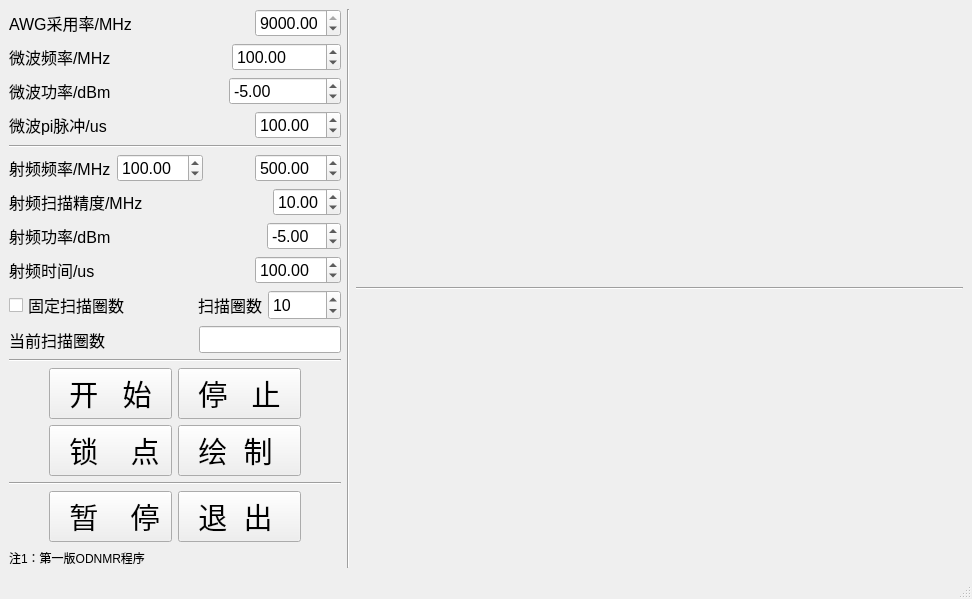
<?xml version="1.0" encoding="UTF-8"?>
<ui version="4.0">
 <class>MainWindow</class>
 <widget class="QMainWindow" name="MainWindow">
  <property name="geometry">
   <rect>
    <x>0</x>
    <y>0</y>
    <width>972</width>
    <height>599</height>
   </rect>
  </property>
  <property name="windowTitle">
   <string>ODMR-AWG-Task-mode-test1</string>
  </property>
  <widget class="QWidget" name="centralwidget">
   <layout class="QHBoxLayout" name="horizontalLayout_10">
    <item>
     <layout class="QHBoxLayout" name="horizontalLayout_9" stretch="0,1,5">
      <item>
       <layout class="QVBoxLayout" name="verticalLayout_2" stretch="2,2,2,2,2,2,2,2,2,2,2,2,2,2,2,2,1,1,1">
        <item>
         <layout class="QHBoxLayout" name="horizontalLayout_15">
          <item>
           <widget class="QLabel" name="label_11">
            <property name="font">
             <font>
              <family>Arial</family>
              <pointsize>12</pointsize>
             </font>
            </property>
            <property name="text">
             <string>AWG采用率/MHz</string>
            </property>
           </widget>
          </item>
          <item>
           <spacer name="horizontalSpacer_16">
            <property name="orientation">
             <enum>Qt::Horizontal</enum>
            </property>
            <property name="sizeHint" stdset="0">
             <size>
              <width>40</width>
              <height>20</height>
             </size>
            </property>
           </spacer>
          </item>
          <item>
           <widget class="QDoubleSpinBox" name="doubleSpinBox_9">
            <property name="sizePolicy">
             <sizepolicy hsizetype="Minimum" vsizetype="Minimum">
              <horstretch>0</horstretch>
              <verstretch>0</verstretch>
             </sizepolicy>
            </property>
            <property name="font">
             <font>
              <family>Arial</family>
              <pointsize>12</pointsize>
             </font>
            </property>
            <property name="maximum">
             <double>9000.000000000000000</double>
            </property>
            <property name="value">
             <double>9000.000000000000000</double>
            </property>
           </widget>
          </item>
         </layout>
        </item>
        <item>
         <layout class="QHBoxLayout" name="horizontalLayout_2" stretch="1,1,1">
          <item>
           <widget class="QLabel" name="label">
            <property name="font">
             <font>
              <family>Arial</family>
              <pointsize>12</pointsize>
              <weight>50</weight>
              <bold>false</bold>
             </font>
            </property>
            <property name="text">
             <string>微波频率/MHz</string>
            </property>
           </widget>
          </item>
          <item>
           <spacer name="horizontalSpacer_7">
            <property name="orientation">
             <enum>Qt::Horizontal</enum>
            </property>
            <property name="sizeType">
             <enum>QSizePolicy::Minimum</enum>
            </property>
            <property name="sizeHint" stdset="0">
             <size>
              <width>40</width>
              <height>20</height>
             </size>
            </property>
           </spacer>
          </item>
          <item>
           <widget class="QDoubleSpinBox" name="doubleSpinBox">
            <property name="sizePolicy">
             <sizepolicy hsizetype="Minimum" vsizetype="Minimum">
              <horstretch>0</horstretch>
              <verstretch>0</verstretch>
             </sizepolicy>
            </property>
            <property name="font">
             <font>
              <family>Arial</family>
              <pointsize>12</pointsize>
             </font>
            </property>
            <property name="maximum">
             <double>4000.000000000000000</double>
            </property>
            <property name="value">
             <double>100.000000000000000</double>
            </property>
           </widget>
          </item>
         </layout>
        </item>
        <item>
         <layout class="QHBoxLayout" name="horizontalLayout_3" stretch="1,1,1">
          <item>
           <widget class="QLabel" name="label_4">
            <property name="sizePolicy">
             <sizepolicy hsizetype="Fixed" vsizetype="Minimum">
              <horstretch>0</horstretch>
              <verstretch>0</verstretch>
             </sizepolicy>
            </property>
            <property name="font">
             <font>
              <family>Arial</family>
              <pointsize>12</pointsize>
             </font>
            </property>
            <property name="text">
             <string>微波功率/dBm</string>
            </property>
           </widget>
          </item>
          <item>
           <spacer name="horizontalSpacer_10">
            <property name="orientation">
             <enum>Qt::Horizontal</enum>
            </property>
            <property name="sizeHint" stdset="0">
             <size>
              <width>40</width>
              <height>20</height>
             </size>
            </property>
           </spacer>
          </item>
          <item>
           <widget class="QDoubleSpinBox" name="doubleSpinBox_4">
            <property name="sizePolicy">
             <sizepolicy hsizetype="Minimum" vsizetype="Minimum">
              <horstretch>0</horstretch>
              <verstretch>0</verstretch>
             </sizepolicy>
            </property>
            <property name="font">
             <font>
              <family>Arial</family>
              <pointsize>12</pointsize>
             </font>
            </property>
            <property name="minimum">
             <double>-60.000000000000000</double>
            </property>
            <property name="maximum">
             <double>10.000000000000000</double>
            </property>
            <property name="value">
             <double>-5.000000000000000</double>
            </property>
           </widget>
          </item>
         </layout>
        </item>
        <item>
         <layout class="QHBoxLayout" name="horizontalLayout_8">
          <item>
           <widget class="QLabel" name="label_3">
            <property name="font">
             <font>
              <family>Arial</family>
              <pointsize>12</pointsize>
             </font>
            </property>
            <property name="text">
             <string>微波pi脉冲/us</string>
            </property>
           </widget>
          </item>
          <item>
           <spacer name="horizontalSpacer_9">
            <property name="orientation">
             <enum>Qt::Horizontal</enum>
            </property>
            <property name="sizeHint" stdset="0">
             <size>
              <width>40</width>
              <height>20</height>
             </size>
            </property>
           </spacer>
          </item>
          <item>
           <widget class="QDoubleSpinBox" name="doubleSpinBox_5">
            <property name="sizePolicy">
             <sizepolicy hsizetype="Minimum" vsizetype="Minimum">
              <horstretch>0</horstretch>
              <verstretch>0</verstretch>
             </sizepolicy>
            </property>
            <property name="font">
             <font>
              <family>Arial</family>
              <pointsize>12</pointsize>
             </font>
            </property>
            <property name="maximum">
             <double>1000.000000000000000</double>
            </property>
            <property name="singleStep">
             <double>0.001000000000000</double>
            </property>
            <property name="value">
             <double>100.000000000000000</double>
            </property>
           </widget>
          </item>
         </layout>
        </item>
        <item>
         <widget class="Line" name="line">
          <property name="orientation">
           <enum>Qt::Horizontal</enum>
          </property>
         </widget>
        </item>
        <item>
         <layout class="QHBoxLayout" name="horizontalLayout">
          <item>
           <widget class="QLabel" name="label_2">
            <property name="sizePolicy">
             <sizepolicy hsizetype="Minimum" vsizetype="Minimum">
              <horstretch>0</horstretch>
              <verstretch>0</verstretch>
             </sizepolicy>
            </property>
            <property name="font">
             <font>
              <family>Arial</family>
              <pointsize>12</pointsize>
             </font>
            </property>
            <property name="text">
             <string>射频频率/MHz</string>
            </property>
           </widget>
          </item>
          <item>
           <widget class="QDoubleSpinBox" name="doubleSpinBox_3">
            <property name="sizePolicy">
             <sizepolicy hsizetype="Minimum" vsizetype="Minimum">
              <horstretch>0</horstretch>
              <verstretch>0</verstretch>
             </sizepolicy>
            </property>
            <property name="font">
             <font>
              <family>Arial</family>
              <pointsize>12</pointsize>
             </font>
            </property>
            <property name="maximum">
             <double>4000.000000000000000</double>
            </property>
            <property name="value">
             <double>100.000000000000000</double>
            </property>
           </widget>
          </item>
          <item>
           <spacer name="horizontalSpacer_8">
            <property name="orientation">
             <enum>Qt::Horizontal</enum>
            </property>
            <property name="sizeHint" stdset="0">
             <size>
              <width>40</width>
              <height>20</height>
             </size>
            </property>
           </spacer>
          </item>
          <item>
           <widget class="QDoubleSpinBox" name="doubleSpinBox_2">
            <property name="sizePolicy">
             <sizepolicy hsizetype="Minimum" vsizetype="Minimum">
              <horstretch>0</horstretch>
              <verstretch>0</verstretch>
             </sizepolicy>
            </property>
            <property name="font">
             <font>
              <family>Arial</family>
              <pointsize>12</pointsize>
             </font>
            </property>
            <property name="maximum">
             <double>4000.000000000000000</double>
            </property>
            <property name="value">
             <double>500.000000000000000</double>
            </property>
           </widget>
          </item>
         </layout>
        </item>
        <item>
         <layout class="QHBoxLayout" name="horizontalLayout_14">
          <item>
           <widget class="QLabel" name="label_9">
            <property name="font">
             <font>
              <family>Arial</family>
              <pointsize>12</pointsize>
             </font>
            </property>
            <property name="text">
             <string>射频扫描精度/MHz</string>
            </property>
           </widget>
          </item>
          <item>
           <spacer name="horizontalSpacer_15">
            <property name="orientation">
             <enum>Qt::Horizontal</enum>
            </property>
            <property name="sizeHint" stdset="0">
             <size>
              <width>40</width>
              <height>20</height>
             </size>
            </property>
           </spacer>
          </item>
          <item>
           <widget class="QDoubleSpinBox" name="doubleSpinBox_8">
            <property name="sizePolicy">
             <sizepolicy hsizetype="Minimum" vsizetype="Minimum">
              <horstretch>0</horstretch>
              <verstretch>0</verstretch>
             </sizepolicy>
            </property>
            <property name="font">
             <font>
              <family>Arial</family>
              <pointsize>12</pointsize>
             </font>
            </property>
            <property name="value">
             <double>10.000000000000000</double>
            </property>
           </widget>
          </item>
         </layout>
        </item>
        <item>
         <layout class="QHBoxLayout" name="horizontalLayout_12">
          <item>
           <widget class="QLabel" name="label_10">
            <property name="font">
             <font>
              <family>Arial</family>
              <pointsize>12</pointsize>
             </font>
            </property>
            <property name="text">
             <string>射频功率/dBm</string>
            </property>
           </widget>
          </item>
          <item>
           <spacer name="horizontalSpacer_12">
            <property name="orientation">
             <enum>Qt::Horizontal</enum>
            </property>
            <property name="sizeHint" stdset="0">
             <size>
              <width>40</width>
              <height>20</height>
             </size>
            </property>
           </spacer>
          </item>
          <item>
           <widget class="QDoubleSpinBox" name="doubleSpinBox_7">
            <property name="sizePolicy">
             <sizepolicy hsizetype="Minimum" vsizetype="Minimum">
              <horstretch>0</horstretch>
              <verstretch>0</verstretch>
             </sizepolicy>
            </property>
            <property name="font">
             <font>
              <family>Arial</family>
              <pointsize>12</pointsize>
             </font>
            </property>
            <property name="minimum">
             <double>-60.000000000000000</double>
            </property>
            <property name="maximum">
             <double>10.000000000000000</double>
            </property>
            <property name="value">
             <double>-5.000000000000000</double>
            </property>
           </widget>
          </item>
         </layout>
        </item>
        <item>
         <layout class="QHBoxLayout" name="horizontalLayout_11">
          <item>
           <widget class="QLabel" name="label_7">
            <property name="font">
             <font>
              <family>Arial</family>
              <pointsize>12</pointsize>
             </font>
            </property>
            <property name="text">
             <string>射频时间/us</string>
            </property>
           </widget>
          </item>
          <item>
           <spacer name="horizontalSpacer_11">
            <property name="orientation">
             <enum>Qt::Horizontal</enum>
            </property>
            <property name="sizeHint" stdset="0">
             <size>
              <width>40</width>
              <height>20</height>
             </size>
            </property>
           </spacer>
          </item>
          <item>
           <widget class="QDoubleSpinBox" name="doubleSpinBox_6">
            <property name="sizePolicy">
             <sizepolicy hsizetype="Minimum" vsizetype="Minimum">
              <horstretch>0</horstretch>
              <verstretch>0</verstretch>
             </sizepolicy>
            </property>
            <property name="font">
             <font>
              <family>Arial</family>
              <pointsize>12</pointsize>
             </font>
            </property>
            <property name="maximum">
             <double>1000.000000000000000</double>
            </property>
            <property name="singleStep">
             <double>0.001000000000000</double>
            </property>
            <property name="value">
             <double>100.000000000000000</double>
            </property>
           </widget>
          </item>
         </layout>
        </item>
        <item>
         <layout class="QHBoxLayout" name="horizontalLayout_5">
          <item>
           <widget class="QCheckBox" name="checkBox">
            <property name="sizePolicy">
             <sizepolicy hsizetype="Minimum" vsizetype="Minimum">
              <horstretch>0</horstretch>
              <verstretch>0</verstretch>
             </sizepolicy>
            </property>
            <property name="font">
             <font>
              <family>Arial</family>
              <pointsize>12</pointsize>
             </font>
            </property>
            <property name="text">
             <string>固定扫描圈数</string>
            </property>
           </widget>
          </item>
          <item>
           <spacer name="horizontalSpacer_2">
            <property name="sizePolicy">
             <sizepolicy hsizetype="Minimum" vsizetype="Minimum">
              <horstretch>0</horstretch>
              <verstretch>0</verstretch>
             </sizepolicy>
            </property>
            <property name="font">
             <font>
              <family>Arial</family>
              <pointsize>12</pointsize>
             </font>
            </property>
            <property name="orientation">
             <enum>Qt::Horizontal</enum>
            </property>
            <property name="sizeHint" stdset="0">
             <size>
              <width>40</width>
              <height>20</height>
             </size>
            </property>
           </spacer>
          </item>
          <item>
           <widget class="QLabel" name="label_5">
            <property name="sizePolicy">
             <sizepolicy hsizetype="Minimum" vsizetype="Minimum">
              <horstretch>0</horstretch>
              <verstretch>0</verstretch>
             </sizepolicy>
            </property>
            <property name="font">
             <font>
              <family>Arial</family>
              <pointsize>12</pointsize>
             </font>
            </property>
            <property name="text">
             <string>扫描圈数</string>
            </property>
           </widget>
          </item>
          <item>
           <widget class="QSpinBox" name="spinBox">
            <property name="sizePolicy">
             <sizepolicy hsizetype="Minimum" vsizetype="Minimum">
              <horstretch>0</horstretch>
              <verstretch>0</verstretch>
             </sizepolicy>
            </property>
            <property name="font">
             <font>
              <family>Arial</family>
              <pointsize>12</pointsize>
             </font>
            </property>
            <property name="minimum">
             <number>1</number>
            </property>
            <property name="maximum">
             <number>10000</number>
            </property>
            <property name="value">
             <number>10</number>
            </property>
           </widget>
          </item>
         </layout>
        </item>
        <item>
         <layout class="QHBoxLayout" name="horizontalLayout_6">
          <item>
           <widget class="QLabel" name="label_6">
            <property name="sizePolicy">
             <sizepolicy hsizetype="Minimum" vsizetype="Minimum">
              <horstretch>0</horstretch>
              <verstretch>0</verstretch>
             </sizepolicy>
            </property>
            <property name="font">
             <font>
              <family>Arial</family>
              <pointsize>12</pointsize>
             </font>
            </property>
            <property name="text">
             <string>当前扫描圈数</string>
            </property>
           </widget>
          </item>
          <item>
           <spacer name="horizontalSpacer_4">
            <property name="orientation">
             <enum>Qt::Horizontal</enum>
            </property>
            <property name="sizeHint" stdset="0">
             <size>
              <width>40</width>
              <height>20</height>
             </size>
            </property>
           </spacer>
          </item>
          <item>
           <widget class="QLineEdit" name="lineEdit">
            <property name="sizePolicy">
             <sizepolicy hsizetype="Minimum" vsizetype="Minimum">
              <horstretch>0</horstretch>
              <verstretch>0</verstretch>
             </sizepolicy>
            </property>
            <property name="font">
             <font>
              <family>Arial</family>
              <pointsize>12</pointsize>
             </font>
            </property>
           </widget>
          </item>
         </layout>
        </item>
        <item>
         <widget class="Line" name="line_2">
          <property name="orientation">
           <enum>Qt::Horizontal</enum>
          </property>
         </widget>
        </item>
        <item>
         <layout class="QHBoxLayout" name="horizontalLayout_4">
          <item>
           <spacer name="horizontalSpacer">
            <property name="orientation">
             <enum>Qt::Horizontal</enum>
            </property>
            <property name="sizeHint" stdset="0">
             <size>
              <width>40</width>
              <height>20</height>
             </size>
            </property>
           </spacer>
          </item>
          <item>
           <widget class="QPushButton" name="pushButton">
            <property name="sizePolicy">
             <sizepolicy hsizetype="Fixed" vsizetype="Minimum">
              <horstretch>22</horstretch>
              <verstretch>0</verstretch>
             </sizepolicy>
            </property>
            <property name="font">
             <font>
              <family>Arial</family>
              <pointsize>22</pointsize>
             </font>
            </property>
            <property name="text">
             <string>  开   始  </string>
            </property>
           </widget>
          </item>
          <item>
           <widget class="QPushButton" name="pushButton_2">
            <property name="sizePolicy">
             <sizepolicy hsizetype="Fixed" vsizetype="Minimum">
              <horstretch>22</horstretch>
              <verstretch>0</verstretch>
             </sizepolicy>
            </property>
            <property name="font">
             <font>
              <family>Arial</family>
              <pointsize>22</pointsize>
             </font>
            </property>
            <property name="text">
             <string>  停   止  </string>
            </property>
           </widget>
          </item>
          <item>
           <spacer name="horizontalSpacer_3">
            <property name="orientation">
             <enum>Qt::Horizontal</enum>
            </property>
            <property name="sizeHint" stdset="0">
             <size>
              <width>40</width>
              <height>20</height>
             </size>
            </property>
           </spacer>
          </item>
         </layout>
        </item>
        <item>
         <layout class="QHBoxLayout" name="horizontalLayout_7">
          <item>
           <spacer name="horizontalSpacer_5">
            <property name="orientation">
             <enum>Qt::Horizontal</enum>
            </property>
            <property name="sizeHint" stdset="0">
             <size>
              <width>40</width>
              <height>20</height>
             </size>
            </property>
           </spacer>
          </item>
          <item>
           <widget class="QPushButton" name="pushButton_3">
            <property name="sizePolicy">
             <sizepolicy hsizetype="Minimum" vsizetype="Minimum">
              <horstretch>0</horstretch>
              <verstretch>0</verstretch>
             </sizepolicy>
            </property>
            <property name="font">
             <font>
              <family>Arial</family>
              <pointsize>22</pointsize>
             </font>
            </property>
            <property name="text">
             <string>  锁    点 </string>
            </property>
           </widget>
          </item>
          <item>
           <widget class="QPushButton" name="pushButton_4">
            <property name="sizePolicy">
             <sizepolicy hsizetype="Minimum" vsizetype="Minimum">
              <horstretch>0</horstretch>
              <verstretch>0</verstretch>
             </sizepolicy>
            </property>
            <property name="font">
             <font>
              <family>Arial</family>
              <pointsize>22</pointsize>
             </font>
            </property>
            <property name="text">
             <string>  绘  制   </string>
            </property>
           </widget>
          </item>
          <item>
           <spacer name="horizontalSpacer_6">
            <property name="orientation">
             <enum>Qt::Horizontal</enum>
            </property>
            <property name="sizeHint" stdset="0">
             <size>
              <width>40</width>
              <height>20</height>
             </size>
            </property>
           </spacer>
          </item>
         </layout>
        </item>
        <item>
         <widget class="Line" name="line_3">
          <property name="orientation">
           <enum>Qt::Horizontal</enum>
          </property>
         </widget>
        </item>
        <item>
         <layout class="QHBoxLayout" name="horizontalLayout_13">
          <item>
           <spacer name="horizontalSpacer_13">
            <property name="orientation">
             <enum>Qt::Horizontal</enum>
            </property>
            <property name="sizeHint" stdset="0">
             <size>
              <width>40</width>
              <height>20</height>
             </size>
            </property>
           </spacer>
          </item>
          <item>
           <widget class="QPushButton" name="pushButton_6">
            <property name="sizePolicy">
             <sizepolicy hsizetype="Fixed" vsizetype="Minimum">
              <horstretch>0</horstretch>
              <verstretch>0</verstretch>
             </sizepolicy>
            </property>
            <property name="font">
             <font>
              <family>Arial</family>
              <pointsize>22</pointsize>
             </font>
            </property>
            <property name="text">
             <string>  暂    停 </string>
            </property>
           </widget>
          </item>
          <item>
           <widget class="QPushButton" name="pushButton_5">
            <property name="sizePolicy">
             <sizepolicy hsizetype="Fixed" vsizetype="Minimum">
              <horstretch>0</horstretch>
              <verstretch>0</verstretch>
             </sizepolicy>
            </property>
            <property name="font">
             <font>
              <family>Arial</family>
              <pointsize>22</pointsize>
              <stylestrategy>PreferAntialias</stylestrategy>
             </font>
            </property>
            <property name="text">
             <string>  退  出   </string>
            </property>
           </widget>
          </item>
          <item>
           <spacer name="horizontalSpacer_14">
            <property name="orientation">
             <enum>Qt::Horizontal</enum>
            </property>
            <property name="sizeHint" stdset="0">
             <size>
              <width>40</width>
              <height>20</height>
             </size>
            </property>
           </spacer>
          </item>
         </layout>
        </item>
        <item>
         <spacer name="verticalSpacer_2">
          <property name="orientation">
           <enum>Qt::Vertical</enum>
          </property>
          <property name="sizeHint" stdset="0">
           <size>
            <width>20</width>
            <height>40</height>
           </size>
          </property>
         </spacer>
        </item>
        <item>
         <widget class="QLabel" name="label_8">
          <property name="sizePolicy">
           <sizepolicy hsizetype="Expanding" vsizetype="Expanding">
            <horstretch>0</horstretch>
            <verstretch>0</verstretch>
           </sizepolicy>
          </property>
          <property name="text">
           <string>注1：第一版ODNMR程序</string>
          </property>
          <property name="textFormat">
           <enum>Qt::PlainText</enum>
          </property>
          <property name="scaledContents">
           <bool>false</bool>
          </property>
         </widget>
        </item>
        <item>
         <spacer name="verticalSpacer">
          <property name="orientation">
           <enum>Qt::Vertical</enum>
          </property>
          <property name="sizeHint" stdset="0">
           <size>
            <width>20</width>
            <height>40</height>
           </size>
          </property>
         </spacer>
        </item>
       </layout>
      </item>
      <item>
       <widget class="Line" name="line_4">
        <property name="orientation">
         <enum>Qt::Vertical</enum>
        </property>
       </widget>
      </item>
      <item>
       <layout class="QVBoxLayout" name="verticalLayout_7">
        <item>
         <layout class="QVBoxLayout" name="verticalLayout"/>
        </item>
        <item>
         <widget class="Line" name="line_5">
          <property name="orientation">
           <enum>Qt::Horizontal</enum>
          </property>
         </widget>
        </item>
        <item>
         <layout class="QVBoxLayout" name="verticalLayout_6"/>
        </item>
       </layout>
      </item>
     </layout>
    </item>
   </layout>
  </widget>
  <widget class="QStatusBar" name="statusbar"/>
  <action name="actionFrequency">
   <property name="text">
    <string>Frequency</string>
   </property>
  </action>
  <action name="actionRabi">
   <property name="text">
    <string>Rabi</string>
   </property>
  </action>
  <action name="actionT1">
   <property name="text">
    <string>T1</string>
   </property>
  </action>
  <action name="actionHahn_echo">
   <property name="text">
    <string>Hahn_echo</string>
   </property>
  </action>
  <action name="actionRamsey">
   <property name="text">
    <string>Ramsey</string>
   </property>
  </action>
  <action name="actionExit">
   <property name="text">
    <string>Exit</string>
   </property>
  </action>
 </widget>
 <resources/>
 <connections>
  <connection>
   <sender>actionExit</sender>
   <signal>triggered(bool)</signal>
   <receiver>MainWindow</receiver>
   <slot>close()</slot>
   <hints>
    <hint type="sourcelabel">
     <x>-1</x>
     <y>-1</y>
    </hint>
    <hint type="destinationlabel">
     <x>618</x>
     <y>352</y>
    </hint>
   </hints>
  </connection>
 </connections>
</ui>
